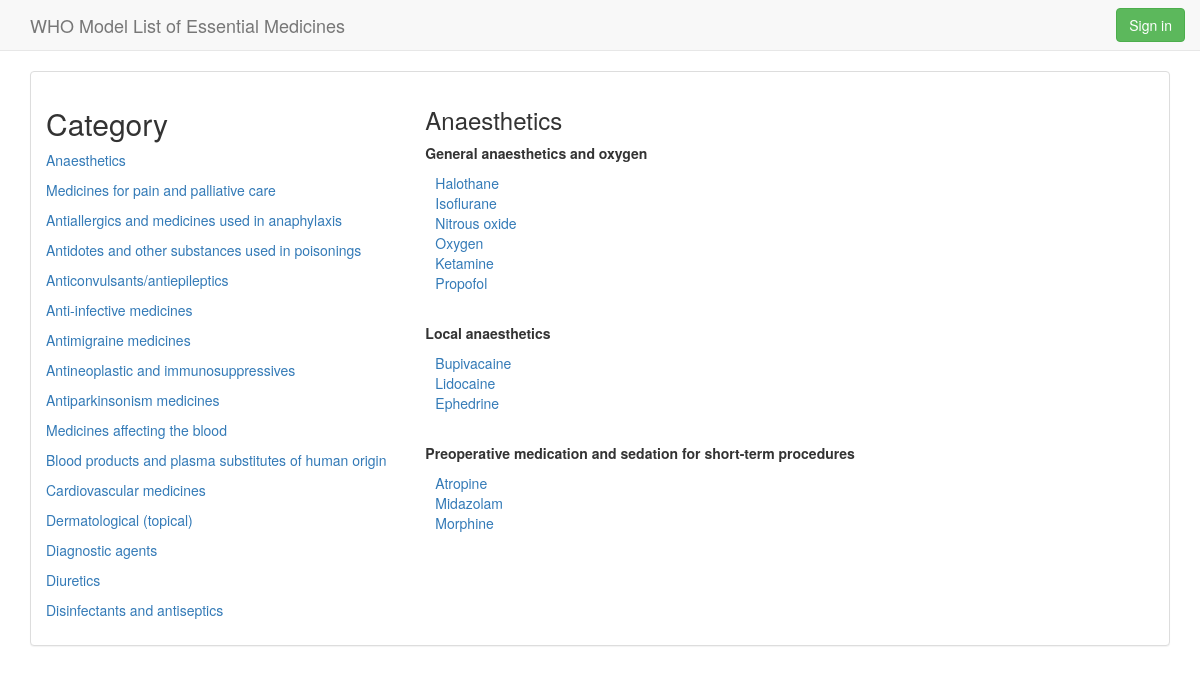
Page /category/1/Anaesthetics on the committed database.
### database_setup.py (models this page shows, shortened)
class Category(Base):
    __tablename__ = 'category'
    id = Column(Integer, primary_key=True)
    name = Column(String(250), nullable=False)
    user_id = Column(Integer, ForeignKey('user.id'))
    user = relationship(User)

class Subcategory(Base):
    __tablename__ = 'subcategory'
    id = Column(Integer, primary_key=True)
    name = Column(String(250), nullable=False)
    category_id = Column(Integer, ForeignKey('category.id'))
    category = relationship(Category)
    user_id = Column(Integer, ForeignKey('user.id'))
    user = relationship(User)

class Item(Base):
    __tablename__ = 'item'
    id = Column(Integer, primary_key=True)
    name = Column(String(250), nullable=False)
    description = Column(String)
    added = Column(DateTime)
    updated = Column(DateTime)
    subcategory_id = Column(Integer, ForeignKey('subcategory.id'))
    subcategory = relationship(Subcategory)
    category_id = Column(Integer, ForeignKey('category.id'))
    category = relationship(Category)
    user_id = Column(Integer, ForeignKey('user.id'))
    user = relationship(User)

### application.py (the view)
@app.route("/category/<int:category_id>/<path:category_name>")
@category_required
def show_category(category_id=None, category_name=None, category=None):
    catalog = list_category()
    subcategories = list_subcategory(category)
    all_items = list_item(category)
    subcategories_items = collections.defaultdict(list)
    items = []
    for item in all_items:
        if item.subcategory_id:
            subcategories_items[item.subcategory_id].append(item)
        else:
            items.append(item)
    return render_template('category.html',
                           user=login_session.get('user'),
                           catalog=catalog,
                           category=category,
                           subcategories=subcategories,
                           subcategories_items=subcategories_items,
                           items=items)

### application.py (called while the page is built)
def get_category(category_id):
    try:
        category_id = int(category_id)
    except ValueError:
        category_id = -1
    return db_session.query(Category).filter(Category.id == category_id).first()

def list_category():
    return db_session.query(Category).order_by(asc(Category.id))

def list_subcategory(category):
    return (db_session.query(Subcategory)
            .filter(Subcategory.category_id == category.id)
            .order_by(asc(Subcategory.id)))

def list_item(category):
    return (db_session.query(Item)
            .filter(Item.category_id == category.id)
            .order_by(asc(Item.id)))

def category_required(f):
    @wraps(f)
    def wrap(*args, **kwargs):
        category_id = kwargs.get('category_id', '')
        category_name = kwargs.get('category_name', '')
        category = get_category(category_id)
        if not category:
            flash('category {0} does not exist'.format(category_name))
            return redirect(url_for('home'))
        else:
            kwargs['category'] = category
            return f(*args, **kwargs)
    return wrap

### templates/category.html (shortened to what this page needs)
{% extends 'base.html' %}
{% import '_snippet.html' as snippet %}
{% block content %}
    <div class="panel panel-default">
        <div class="panel-body">
            <div class="row">
                <div class="col-md-4">
                  {{ snippet.catalog_side_bar(catalog, user) }}
                </div>
                <div class="col-md-8">
                    <h3>{{ category.name }}</h3>
                  {% for subcategory in subcategories %}
                      <p>
                          <strong>{{ subcategory.name }}</strong>
                      </p>
                      <ul class="list-unstyled">
                        {% for item in subcategories_items[subcategory.id] %}
                            <li style="margin-left: 10px">
                                <a href="{{ url_for('show_item', category_id=category.id, category_name=category.name, item_id=item.id, item_name=item.name) }}">{{ item.name }}</a></li>
                        {% endfor %}
                      </ul>
                      <br/>
                  {% endfor %}
                </div>
            </div>
        </div>
    </div>
{% endblock %}

### templates/_snippet.html (shortened to what this page needs)
{% macro catalog_side_bar(catalog, user=None) %}
    <h2>Category</h2>
  {% for category in catalog %}
      <p><a href="{{ url_for('show_category', category_id=category.id, category_name=category.name) }}">{{ category.name }}</a></p>
  {% endfor %}
{% endmacro %}

### rows in the picture
Category: name "Anaesthetics"
Category: name "Medicines for pain and palliative care"
Category: name "Antiallergics and medicines used in anaphylaxis"
Category: name "Antidotes and other substances used in poisonings"
Category: name "Anticonvulsants/antiepileptics"
Category: name "Anti-infective medicines"
Category: name "Antimigraine medicines"
Category: name "Antineoplastic and immunosuppressives"
Category: name "Antiparkinsonism medicines"
Category: name "Medicines affecting the blood"
Category: name "Blood products and plasma substitutes of human origin"
Category: name "Cardiovascular medicines"
Category: name "Dermatological (topical)"
Category: name "Diagnostic agents"
Category: name "Diuretics"
Category: name "Disinfectants and antiseptics"
Subcategory: name "General anaesthetics and oxygen"
Item: name "Halothane"
Item: name "Isoflurane"
Item: name "Nitrous oxide"
Item: name "Oxygen"
Item: name "Ketamine"
Item: name "Propofol"
Subcategory: name "Local anaesthetics"
Item: name "Bupivacaine"
Item: name "Lidocaine"
Item: name "Ephedrine"
Subcategory: name "Preoperative medication and sedation for short-term procedures"
Item: name "Atropine"
Item: name "Midazolam"
Item: name "Morphine"
